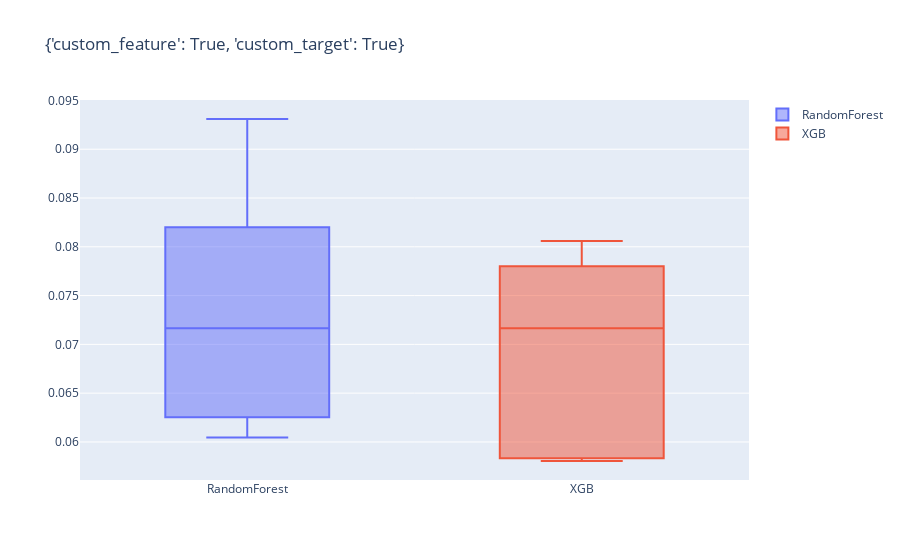
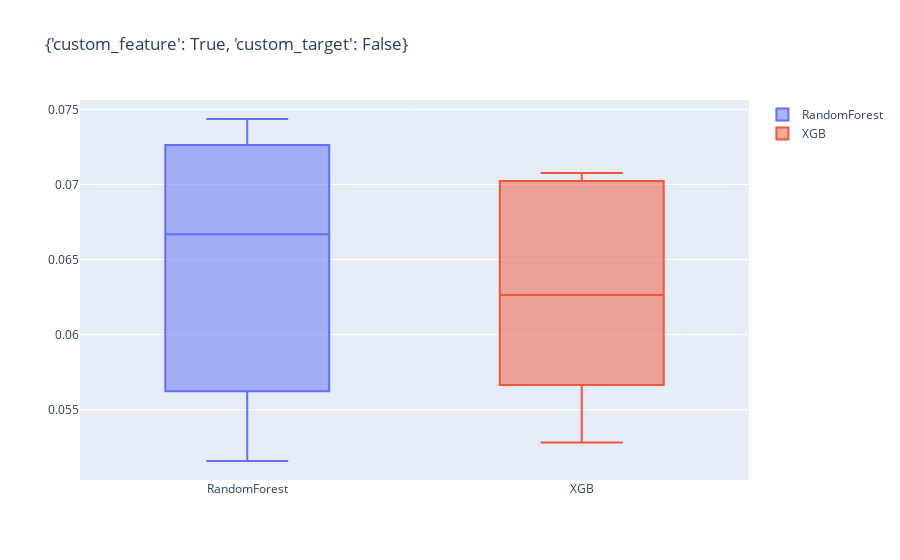
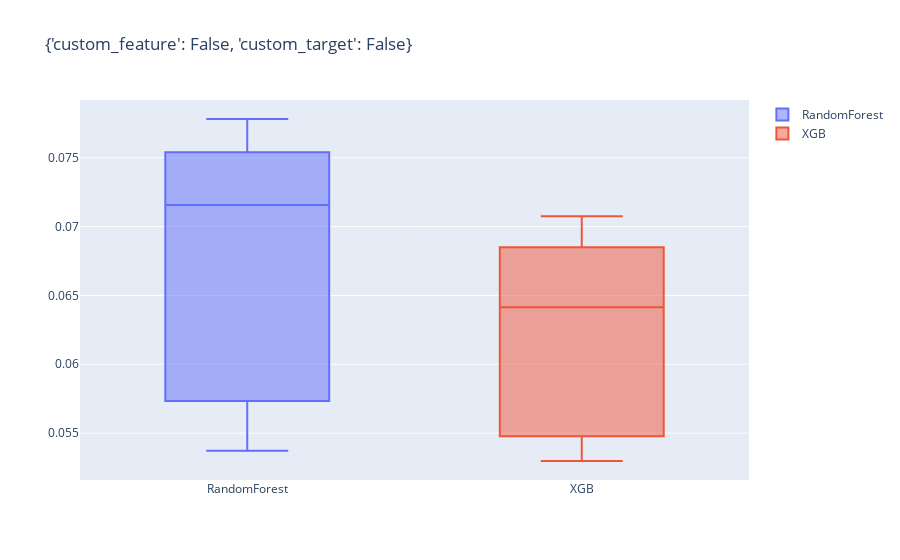

Here is the notebook cell these charts were saved with, in order:
### Code cell
combinations = ({'custom_feature': True, 'custom_target': True}, {'custom_feature': True, 'custom_target': False}, {'custom_feature': False, 'custom_target': True}, {'custom_feature': False, 'custom_target': False})
for combination in combinations:
    plot_df = df_eval.loc[(df_eval['custom_features'] == combination['custom_feature']) & (df_eval['custom_target'] == combination['custom_target'])]
    PlotBoxR().PlotResult(plot_df['name'],plot_df['all_scores_cv'], combination).show()

### Figure 1 — Plotly figure (JSON) as saved in the notebook; plotly's stock layout.template omitted (floating-point values rounded to 4 significant figures)
{"data": [{"name": "RandomForest", "type": "box", "y": [0.07166, 0.06045, 0.06322, 0.07831, 0.0931]}, {"name": "XGB", "type": "box", "y": [0.07714, 0.05841, 0.05805, 0.07164, 0.0806]}], "layout": {"title": {"text": "{'custom_feature': True, 'custom_target': True}"}}}

### Figure 2 — Plotly figure (JSON) as saved in the notebook; plotly's stock layout.template omitted (floating-point values rounded to 4 significant figures)
{"data": [{"name": "RandomForest", "type": "box", "y": [0.07205, 0.05159, 0.05778, 0.06668, 0.07436]}, {"name": "XGB", "type": "box", "y": [0.07004, 0.05282, 0.05793, 0.06265, 0.07077]}], "layout": {"title": {"text": "{'custom_feature': True, 'custom_target': False}"}}}

### Figure 3 — Plotly figure (JSON) as saved in the notebook; plotly's stock layout.template omitted (floating-point values rounded to 4 significant figures)
{"data": [{"name": "RandomForest", "type": "box", "y": [0.0746, 0.05371, 0.05854, 0.07156, 0.07781]}, {"name": "XGB", "type": "box", "y": [0.07076, 0.05298, 0.05537, 0.06414, 0.06775]}], "layout": {"title": {"text": "{'custom_feature': False, 'custom_target': False}"}}}
